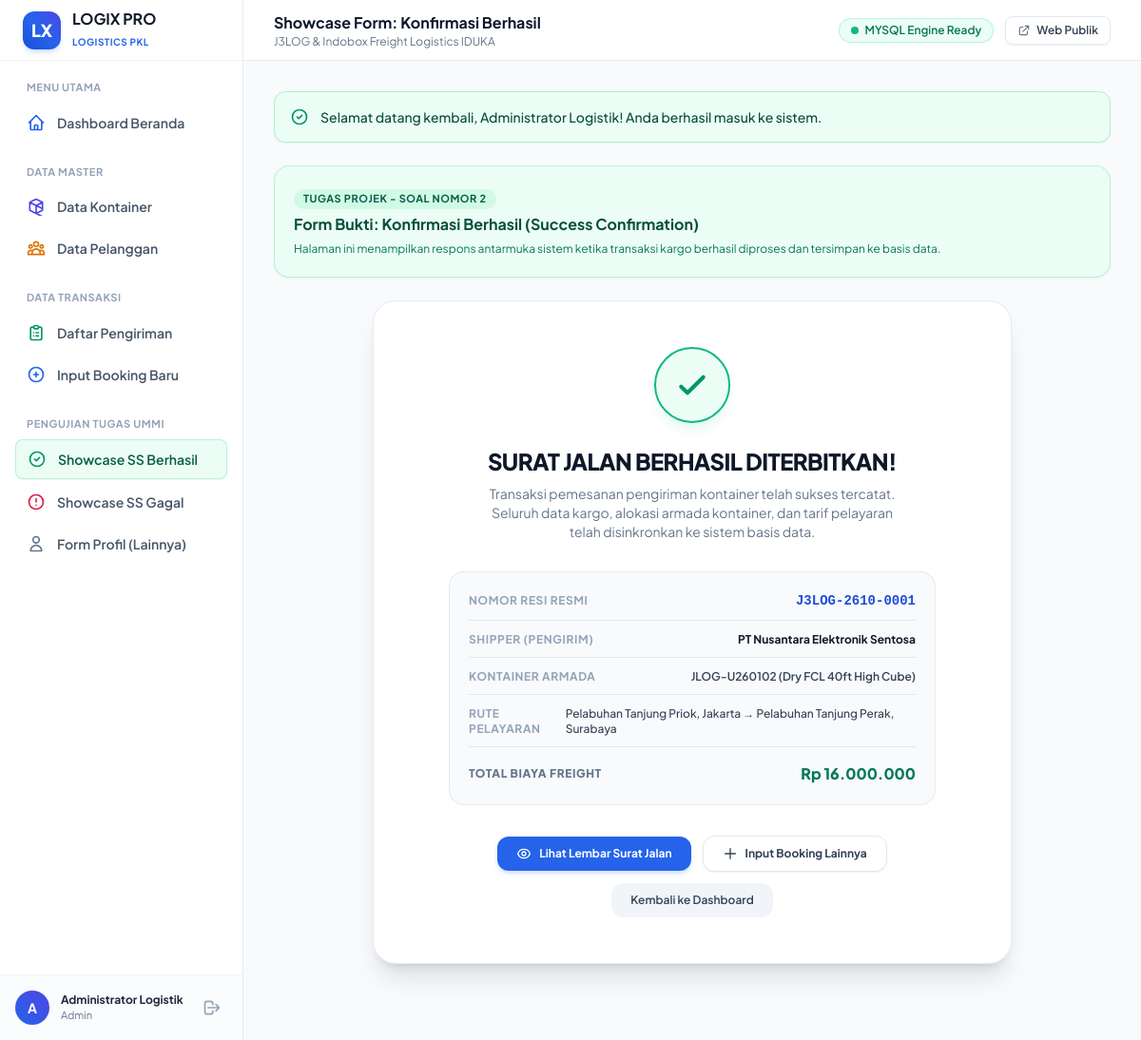
The page /konfirmasi_berhasil.php (signed in) on the database its author committed.
### tables this page shows
CREATE TABLE `transaksi_pengiriman` (
  `id` INT AUTO_INCREMENT PRIMARY KEY,
  `no_resi` VARCHAR(50) NOT NULL UNIQUE,
  `id_pelanggan` INT NOT NULL,
  `id_kontainer` INT NOT NULL,
  `pelabuhan_asal` VARCHAR(100) NOT NULL,
  `pelabuhan_tujuan` VARCHAR(100) NOT NULL,
  `jenis_muatan` VARCHAR(150) NOT NULL,
  `berat_muatan_ton` DECIMAL(8,2) NOT NULL,
  `tanggal_booking` DATE NOT NULL,
  `tanggal_muat` DATE NOT NULL,
  `estimasi_tiba` DATE NOT NULL,
  `tarif_freight` DECIMAL(14,2) NOT NULL,
  `biaya_handling` DECIMAL(14,2) NOT NULL,
  `total_biaya` DECIMAL(14,2) NOT NULL,
  `status_pengiriman` ENUM('Draft / Booking', 'Loading Kontainer', 'Sailing / Dalam Perjalanan', 'Tiba di Tujuan', 'Selesai') DEFAULT 'Draft / Booking',
  `catatan` TEXT,
  `created_by` INT DEFAULT 1,
  `created_at` TIMESTAMP DEFAULT CURRENT_TIMESTAMP,
  FOREIGN KEY (`id_pelanggan`) REFERENCES `pelanggan`(`id`) ON DELETE CASCADE,
  FOREIGN KEY (`id_kontainer`) REFERENCES `kontainer`(`id`) ON DELETE CASCADE,
  FOREIGN KEY (`created_by`) REFERENCES `users`(`id`) ON DELETE SET NULL
);

CREATE TABLE `pelanggan` (
  `id` INT AUTO_INCREMENT PRIMARY KEY,
  `kode_pelanggan` VARCHAR(20) NOT NULL UNIQUE,
  `nama_perusahaan` VARCHAR(150) NOT NULL,
  `penanggung_jawab` VARCHAR(100) NOT NULL,
  `no_telp` VARCHAR(25) NOT NULL,
  `email` VARCHAR(100) NOT NULL,
  `alamat` TEXT NOT NULL,
  `created_at` TIMESTAMP DEFAULT CURRENT_TIMESTAMP
);

CREATE TABLE `kontainer` (
  `id` INT AUTO_INCREMENT PRIMARY KEY,
  `nomor_kontainer` VARCHAR(30) NOT NULL UNIQUE,
  `tipe_kontainer` VARCHAR(50) NOT NULL,
  `kapasitas_ton` DECIMAL(8,2) NOT NULL,
  `lokasi_depo` VARCHAR(100) NOT NULL,
  `kondisi` VARCHAR(50) NOT NULL DEFAULT 'Layak Muat',
  `status` ENUM('Tersedia', 'Sedang Digunakan', 'Dalam Perjalanan', 'Perawatan') DEFAULT 'Tersedia',
  `created_at` TIMESTAMP DEFAULT CURRENT_TIMESTAMP
);

### config/database.php (called while the page is built, shortened)
<?php
function rupiah($angka) {
    return 'Rp ' . number_format($angka, 0, ',', '.');
}

### konfirmasi_berhasil.php (the view, shortened to what this page needs)
<?php
require_once __DIR__ . '/includes/header.php';
$id = (int)($_GET['id'] ?? 1);
$stmt = $db->prepare("
    SELECT t.*, p.nama_perusahaan, k.nomor_kontainer, k.tipe_kontainer
    FROM transaksi_pengiriman t
    JOIN pelanggan p ON t.id_pelanggan = p.id
    JOIN kontainer k ON t.id_kontainer = k.id
    WHERE t.id = ?
");
$stmt->execute([$id]);
$trx = $stmt->fetch();
?>
<div class="mb-6 p-5 rounded-2xl bg-emerald-50 border border-emerald-200/80 shadow-sm">
    <span class="inline-block px-2.5 py-0.5 rounded-full text-[11px] font-bold bg-emerald-100 text-emerald-800 uppercase tracking-wider mb-1">
        TUGAS PROJEK - SOAL NOMOR 2
    </span>
    <h4 class="text-base font-bold text-emerald-900">Form Bukti: Konfirmasi Berhasil (Success Confirmation)</h4>
    <p class="text-xs text-emerald-700 mt-1 leading-relaxed">
        Halaman ini menampilkan respons antarmuka sistem ketika transaksi kargo berhasil diproses dan tersimpan ke basis data.
    </p>
</div>
<div class="max-w-2xl mx-auto bg-white rounded-3xl border border-slate-200/80 shadow-xl p-8 md:p-12 text-center mb-12">
    <div class="w-20 h-20 rounded-full bg-emerald-50 border-2 border-emerald-500 text-emerald-600 flex items-center justify-center mx-auto mb-6 shadow-lg shadow-emerald-500/10">
        <svg class="w-10 h-10" fill="none" stroke="currentColor" viewBox="0 0 24 24"><path stroke-linecap="round" stroke-linejoin="round" stroke-width="2.5" d="M5 13l4 4L19 7"/></svg>
    </div>
    <h2 class="text-2xl font-black text-slate-900 tracking-tight mb-2">SURAT JALAN BERHASIL DITERBITKAN!</h2>
    <p class="text-xs md:text-sm text-slate-500 max-w-md mx-auto mb-8 leading-relaxed">
        Transaksi pemesanan pengiriman kontainer telah sukses tercatat. Seluruh data kargo, alokasi armada kontainer, dan tarif pelayaran telah disinkronkan ke sistem basis data.
    </p>
    <div class="bg-slate-50 rounded-2xl border border-slate-200/80 p-5 text-left text-xs space-y-3 mb-8 max-w-lg mx-auto">
        <div class="flex items-center justify-between border-b border-slate-200 pb-2.5">
            <span class="text-slate-400 uppercase font-bold tracking-wider">Nomor Resi Resmi</span>
            <strong class="font-mono text-blue-700 text-sm"><?= htmlspecialchars($trx['no_resi']) ?></strong>
        </div>
        <div class="flex items-center justify-between border-b border-slate-200 pb-2.5">
            <span class="text-slate-400 uppercase font-bold tracking-wider">Shipper (Pengirim)</span>
            <strong class="text-slate-900"><?= htmlspecialchars($trx['nama_perusahaan']) ?></strong>
        </div>
        <div class="flex items-center justify-between border-b border-slate-200 pb-2.5">
            <span class="text-slate-400 uppercase font-bold tracking-wider">Kontainer Armada</span>
            <span class="text-slate-700 font-semibold"><?= htmlspecialchars($trx['nomor_kontainer']) ?> (<?= htmlspecialchars($trx['tipe_kontainer']) ?>)</span>
        </div>
        <div class="flex items-center justify-between border-b border-slate-200 pb-2.5">
            <span class="text-slate-400 uppercase font-bold tracking-wider">Rute Pelayaran</span>
            <span class="text-slate-700 font-medium"><?= htmlspecialchars($trx['pelabuhan_asal']) ?> &rarr; <?= htmlspecialchars($trx['pelabuhan_tujuan']) ?></span>
        </div>
        <div class="flex items-center justify-between pt-1">
            <span class="text-slate-500 uppercase font-extrabold tracking-wider">Total Biaya Freight</span>
            <strong class="text-emerald-700 font-extrabold text-base"><?= rupiah($trx['total_biaya']) ?></strong>
        </div>
    </div>
    <div class="flex flex-wrap items-center justify-center gap-3">
        <a href="transaksi_detail.php?id=<?= $trx['id'] ?>" class="inline-flex items-center gap-2 px-5 py-2.5 rounded-xl bg-blue-600 hover:bg-blue-700 text-white font-bold text-xs shadow-md shadow-blue-500/20 transition-all">
            <span>Lihat Lembar Surat Jalan</span>
        </a>
        <a href="transaksi_form.php" class="inline-flex items-center gap-2 px-5 py-2.5 rounded-xl bg-white border border-slate-200 text-slate-700 hover:bg-slate-50 font-bold text-xs shadow-sm transition-all">
            <svg class="w-4 h-4" fill="none" stroke="currentColor" viewBox="0 0 24 24"><path stroke-linecap="round" stroke-linejoin="round" stroke-width="2" d="M12 4v16m8-8H4"/></svg>
            <span>Input Booking Lainnya</span>
        </a>
        <a href="dashboard.php" class="inline-flex items-center gap-2 px-5 py-2.5 rounded-xl bg-slate-100 hover:bg-slate-200 text-slate-700 font-semibold text-xs transition-all">Kembali ke Dashboard</a>
    </div>
</div>
<?php require_once __DIR__ . '/includes/footer.php'; ?>

### rows shown on the page
transaksi_pengiriman: no_resi "J3LOG-2610-0001", id_pelanggan.nama_perusahaan "PT Nusantara Elektronik Sentosa", id_kontainer.nomor_kontainer "JLOG-U260102", id_kontainer.tipe_kontainer "Dry FCL 40ft High Cube", pelabuhan_asal "Pelabuhan Tanjung Priok, Jakarta", pelabuhan_tujuan "Pelabuhan Tanjung Perak, Surabaya", total_biaya "Rp 16.000.000"

### other values the page prints
substr($user['nama_lengkap'], 0, 1) "A"
$user['nama_lengkap'] "Administrator Logistik"
$user['role'] "Admin"
$pageTitle "Showcase Form: Konfirmasi Berhasil"
APP_COMPANY "J3LOG & Indobox Freight Logistics IDUKA"
$driverName "MYSQL"
$flash['message'] "Selamat datang kembali, Administrator Logistik! Anda berhasil masuk ke sistem."
